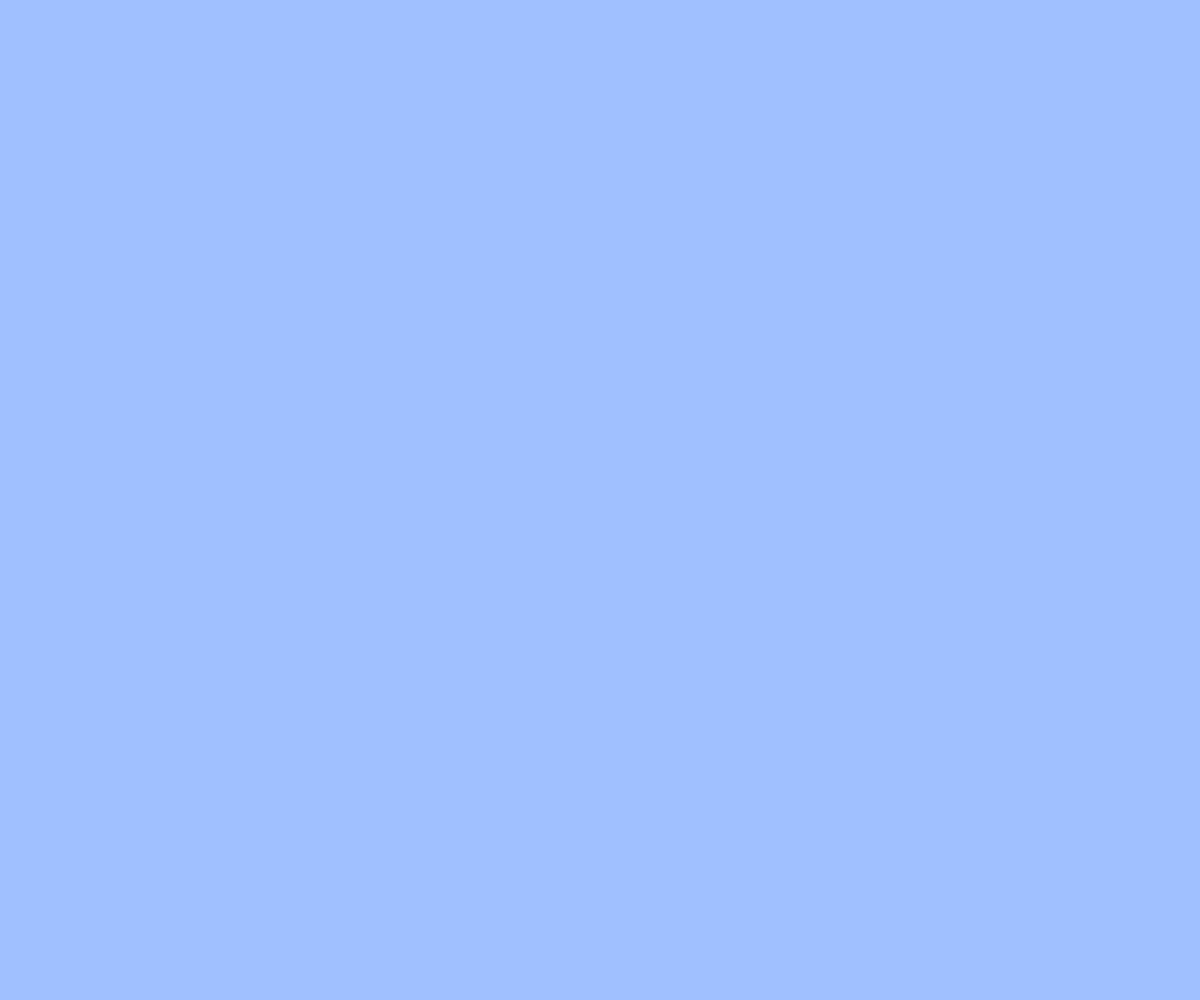
Frame 1 (no input)
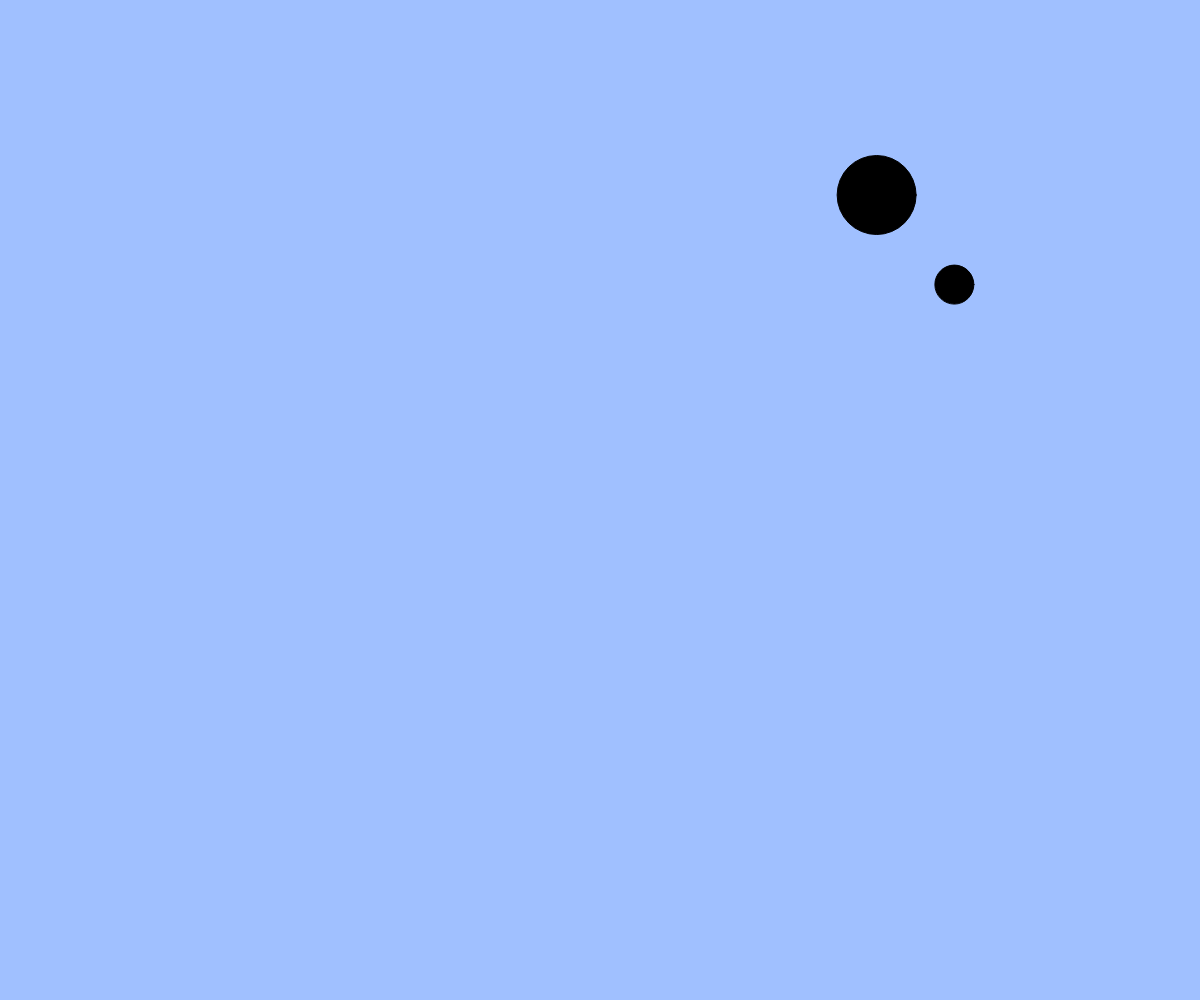
Frame 60 (no input)
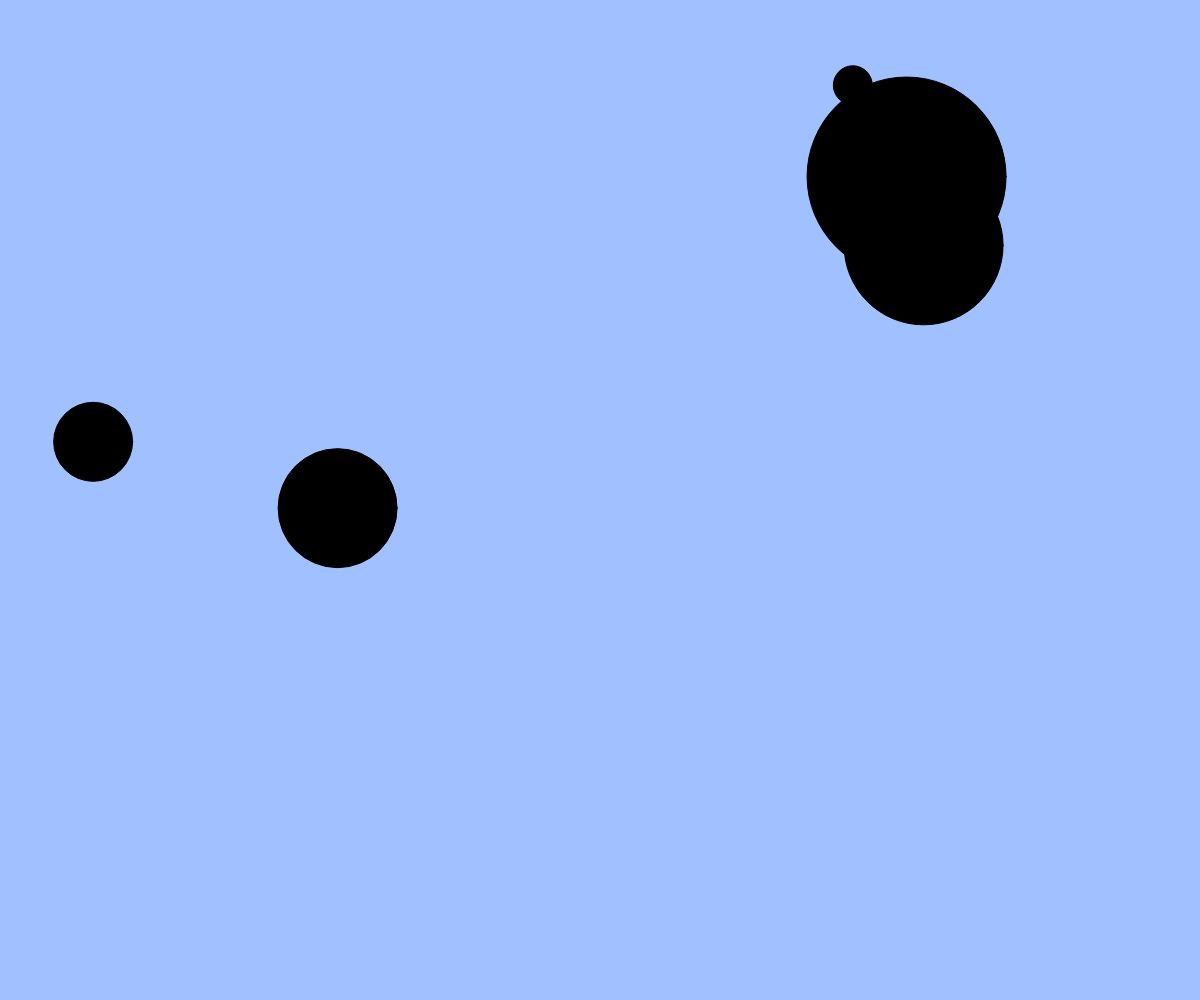
Frame 120 (the mouse pressed at the canvas centre since frame 60)

The p5.js sketch that drew these frames (run headless with seeded random() and noise() and a simulated clock; from frame 60 on, the mouse is pressed at the canvas centre):

// p5.js sketch
// ── sketch.js
// たくさん出てくるアニメーション
let balls;
let targets; // 追加（ボールを当てる的）

function setup(){
  createCanvas(windowWidth, windowHeight);
  balls = [];
  targets = [];
}

function windowResized(){
  resizeCanvas(windowWidth, windowHeight);
}

function draw(){
  background(160, 192, 255);

  // 的のアニメーション（注意：追加しないと何も起きない）
  for(let i = 0; i < targets.length; i++){
    let t = targets[i];
    fill(0);
    ellipse(t.x, t.y, t.size);
    t.x += t.vx;
    t.y += t.vy;
    t.size += 2;
  }

  // ボールのアニメーション
  for(let i = 0; i < balls.length; i++){
    let b = balls[i];
    fill(255);
    ellipse(b.x, b.y, b.size);
    b.x += b.vx;
    b.y += b.vy;
  }

  // 画面外に出たボールを配列から削除する
  const ballsInCanvas = []; // 画面内のボールを一時的に保持する配列
  for(let i = 0; i < balls.length; i++){
    let b = balls[i];
    if(b.x > 0 && b.x < width && b.y > 0 && b.y < height){ // 画面内
      ballsInCanvas.push(b);
    }
  }
  balls = ballsInCanvas; // 画面内のボールだけを残す

  // 補足：filter 関数を使うともっと簡単に書ける
  // balls = balls.filter(insideCanvas);

  if(frameCount % 20 === 0) { // 20フレームごとに新しい的を追加する
    // BLANK[1] 新しい的オブジェクトを作成して targets 配列に追加しよう
    const t = {
  x: random(width),
  y: random(height),
  size: 1,
  vx: random(-1, 1),
  vy: random(-1, 1)
};
targets.push(t);
  }

  // ボールに当たった or 大きくなりすぎた的を配列から削除する
  const activeTargets = []; // 生き残った的を一時的に保持する配列
  for(let i = 0; i < targets.length; i++){
    let t = targets[i];
    if(t.size < 200){ // 大きくなりすぎていない
      let hit = false;
      for(let j = 0; j < balls.length; j++){ // すべてのボールと衝突判定
        let b = balls[j];
        // BLANK[2]
        if(dist(b.x, b.y, t.x, t.y) < (b.size + t.size) / 2){
  hit = true;
}
      }
      if(!hit) activeTargets.push(t); // 衝突していなければ生き残る
    }
  }
  targets = activeTargets; // 生き残った的だけを残す
}

function mouseDragged(){
  const dx = mouseX - pmouseX;
  const dy = mouseY - pmouseY;
  if(mag(dx, dy) > 5){
    const b = { x: mouseX, y: mouseY, size: 20, vx: dx, vy: dy };
    balls.push(b);
  }
}

function insideCanvas(b) {
  return b.x > 0 && b.x < width && b.y > 0 && b.y < height;
}
